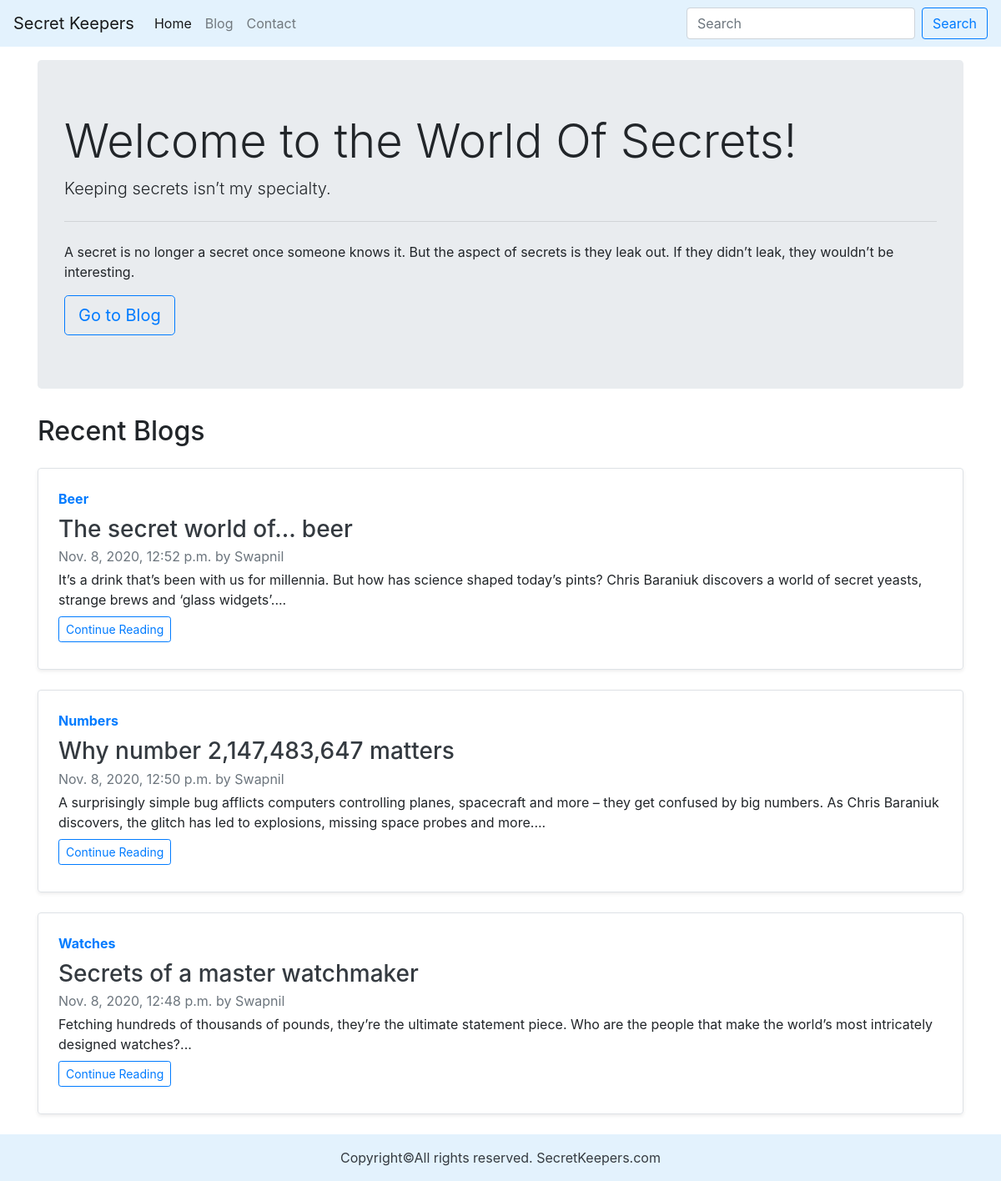
The page / on the database its author committed.
### blog/models.py (models this page shows, shortened)
class Blog(models.Model):
    sn = models.AutoField(primary_key=True)
    title = models.CharField( max_length=200)
    author = models.CharField( max_length=20)
    Short_Description = models.TextField(max_length=400)
    content = models.TextField()
    slugs = models.CharField( max_length=100)
    time = models.DateTimeField(auto_now_add=True)
    relation = models.CharField(max_length=100)

### blog/views.py (the view)
# urls.py: 2. Add a URL to urlpatterns:  path('', views.home, name='home')
def home(request):
    blogs = Blog.objects.all().order_by('-time')[:3]
    context = {"blogs":blogs}
    return render(request,'home.html',context)

### templates/home.html (shortened to what this page needs)
{% extends 'base.html' %} {% block homeactive %}active{% endblock homeactive %}
{% block body %}
<div class="container my-3">
  <div class="jumbotron">
    <h1 class="display-4">Welcome to the World Of Secrets!</h1>
    <p class="lead">
     Keeping secrets isn’t my specialty.
    </p>
    <hr class="my-4" />
    <p>
      A secret is no longer a secret once someone knows it.
      But the aspect of secrets is they leak out. If they didn’t leak, they wouldn’t be interesting.
    </p>
    <a class="btn btn-outline-primary btn-lg" href="/blog" role="button"
      >Go to Blog</a
    >
  </div>
</div>
<div class="container">
  <h2 class="my-4">Recent Blogs</h2>
  {% for blog in blogs %}
  <div
    class="row no-gutters border rounded overflow-hidden flex-md-row mb-4 shadow-sm h-md-250 position-relative"
  >
    <div class="col p-4 d-flex flex-column position-static">
    <strong class="d-inline-block mb-2 text-primary">{{blog.relation}}</strong>
      <h3 class="mb-0"><a href="/blogpost/{{blog.slugs}}" class="text-dark">{{blog.title}}</a></h3>
      <div class="mb-1 text-muted my-1">{{blog.time}}  by {{blog.author}}</div>
      <p class="card-text mb-auto">
        {{blog.Short_Description|safe}}...
      </p>
      <a href="/blogpost/{{blog.slugs}}">
<button  type="button" class="btn btn-outline-primary btn-sm my-2">Continue Reading</button></a>
    </div>
  </div>
{% endfor %}
</div>
{% endblock body %}

### templates/home.html (style rules this page uses)
.container { min-height: 28vh; }

### rows shown on the page
Blog: relation "Beer", title "The secret world of… beer", time "Nov. 8, 2020, 12:52 p.m.", author "Swapnil", Short_Description "It’s a drink that’s been with us for millennia. But how has science shaped today’s pints? Chris Baraniuk discovers a world of secret yeasts, strange brews and ‘glass widgets’."
Blog: relation "Numbers", title "Why number 2,147,483,647 matters", time "Nov. 8, 2020, 12:50 p.m.", author "Swapnil", Short_Description "A surprisingly simple bug afflicts computers controlling planes, spacecraft and more – they get confused by big numbers. As Chris Baraniuk discovers, the glitch has led to explosions, missing space probes and more."
Blog: relation "Watches", title "Secrets of a master watchmaker", time "Nov. 8, 2020, 12:48 p.m.", author "Swapnil", Short_Description "Fetching hundreds of thousands of pounds, they’re the ultimate statement piece. Who are the people that make the world’s most intricately designed watches?"
